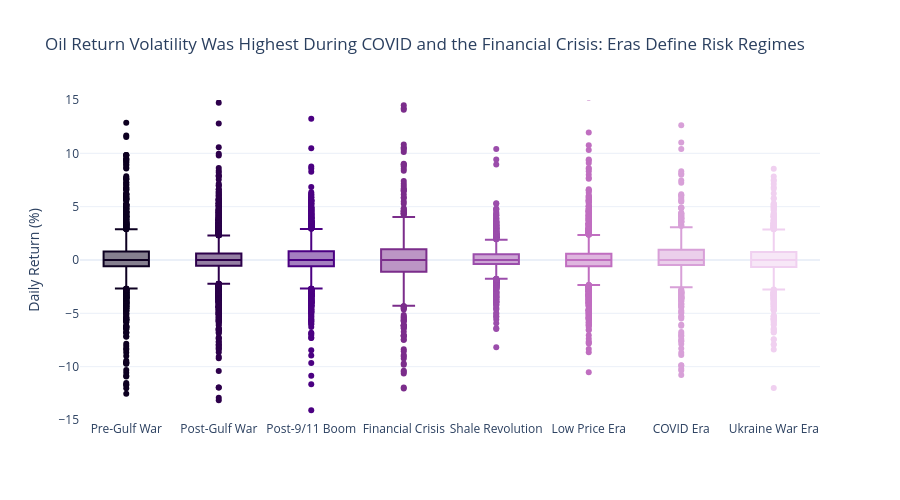

Source (notebook cell):
### Markdown cell above
The strongest correlation with WTI is Brent (0.97), which is expected as they are essentially the same market priced at different locations. Copper (0.74) and the 30-day rolling mean (0.99) also correlate strongly, the latter being mathematically derived from WTI itself. The US Dollar Index shows a meaningful negative correlation (-0.41), consistent with oil being priced in dollars. Geopolitical features show weak standalone correlations with WTI, suggesting conflict risk does not operate through a simple linear channel, which is precisely where machine learning adds value over traditional regression.

A notable finding is the strong correlation between gold and copper prices and conflict measures such as total violence events and fatalities. This is likely driven by a shared time trend rather than a direct causal relationship. Both commodity prices and global conflict have risen steadily since 2000, making them appear connected even without a direct mechanism. This is known as spurious correlation and will need to be handled carefully in the modelling phase.

The gold/WTI ratio shows a strong negative correlation with Brent (-0.57), which is largely mechanical. When oil prices are high the denominator of the ratio is large and the ratio falls, and when oil prices are low the ratio rises. This is a mathematical relationship as much as an economic one.

### Code cell
era_order = [
    'Pre-Gulf War', 'Post-Gulf War', 'Post-9/11 Boom',
    'Financial Crisis', 'Shale Revolution', 'Low Price Era',
    'COVID Era', 'Ukraine War Era'
]

purple_shades = [
    '#0d0021', '#2d004b', '#4b0082', '#7b2d8b',
    '#9b4dab', '#c06ec0', '#d8a0d8', '#f0d0f0'
]

fig = px.box(
    df.dropna(subset=['wti_daily_return']),
    x='price_era',
    y='wti_daily_return',
    category_orders={'price_era': era_order},
    title='Oil Return Volatility Was Highest During COVID and the Financial Crisis: Eras Define Risk Regimes',
    labels={'wti_daily_return': 'Daily Return (%)', 'price_era': ''},
    template='plotly_white',
    color='price_era',
    color_discrete_sequence=purple_shades,
    height=500
)

fig.update_yaxes(range=[-15, 15])
fig.update_layout(showlegend=False)
fig.show()
fig.write_image("images/07_wti_returns_by_era.png")

### Figure 1 — Plotly figure (JSON) as saved in the notebook; plotly's stock layout.template omitted (floating-point values rounded to 4 significant figures; data arrays with more than 128 entries replaced by an {"elided": "..."} marker saying what was removed)
{"data": [{"alignmentgroup": "True", "hovertemplate": "=%{x}<br>Daily Return (%)=%{y}<extra></extra>", "legendgroup": "Pre-Gulf War", "marker": {"color": "#0d0021"}, "name": "Pre-Gulf War", "notched": false, "offsetgroup": "Pre-Gulf War", "orientation": "v", "showlegend": true, "type": "box", "x": {"elided": "1841 str values"}, "x0": " ", "xaxis": "x", "y": {"elided": "1841 float values"}, "y0": " ", "yaxis": "y"}, {"alignmentgroup": "True", "hovertemplate": "=%{x}<br>Daily Return (%)=%{y}<extra></extra>", "legendgroup": "Post-Gulf War", "marker": {"color": "#2d004b"}, "name": "Post-Gulf War", "notched": false, "offsetgroup": "Post-Gulf War", "orientation": "v", "showlegend": true, "type": "box", "x": {"elided": "3890 str values"}, "x0": " ", "xaxis": "x", "y": {"elided": "3890 float values"}, "y0": " ", "yaxis": "y"}, {"alignmentgroup": "True", "hovertemplate": "=%{x}<br>Daily Return (%)=%{y}<extra></extra>", "legendgroup": "Post-9/11 Boom", "marker": {"color": "#4b0082"}, "name": "Post-9/11 Boom", "notched": false, "offsetgroup": "Post-9/11 Boom", "orientation": "v", "showlegend": true, "type": "box", "x": {"elided": "2561 str values"}, "x0": " ", "xaxis": "x", "y": {"elided": "2561 float values"}, "y0": " ", "yaxis": "y"}, {"alignmentgroup": "True", "hovertemplate": "=%{x}<br>Daily Return (%)=%{y}<extra></extra>", "legendgroup": "Financial Crisis", "marker": {"color": "#7b2d8b"}, "name": "Financial Crisis", "notched": false, "offsetgroup": "Financial Crisis", "orientation": "v", "showlegend": true, "type": "box", "x": {"elided": "473 str values"}, "x0": " ", "xaxis": "x", "y": {"elided": "473 float values"}, "y0": " ", "yaxis": "y"}, {"alignmentgroup": "True", "hovertemplate": "=%{x}<br>Daily Return (%)=%{y}<extra></extra>", "legendgroup": "Shale Revolution", "marker": {"color": "#9b4dab"}, "name": "Shale Revolution", "notched": false, "offsetgroup": "Shale Revolution", "orientation": "v", "showlegend": true, "type": "box", "x": {"elided": "1612 str values"}, "x0": " ", "xaxis": "x", "y": {"elided": "1612 float values"}, "y0": " ", "yaxis": "y"}, {"alignmentgroup": "True", "hovertemplate": "=%{x}<br>Daily Return (%)=%{y}<extra></extra>", "legendgroup": "Low Price Era", "marker": {"color": "#c06ec0"}, "name": "Low Price Era", "notched": false, "offsetgroup": "Low Price Era", "orientation": "v", "showlegend": true, "type": "box", "x": {"elided": "2040 str values"}, "x0": " ", "xaxis": "x", "y": {"elided": "2040 float values"}, "y0": " ", "yaxis": "y"}, {"alignmentgroup": "True", "hovertemplate": "=%{x}<br>Daily Return (%)=%{y}<extra></extra>", "legendgroup": "COVID Era", "marker": {"color": "#d8a0d8"}, "name": "COVID Era", "notched": false, "offsetgroup": "COVID Era", "orientation": "v", "showlegend": true, "type": "box", "x": {"elided": "785 str values"}, "x0": " ", "xaxis": "x", "y": {"elided": "785 float values"}, "y0": " ", "yaxis": "y"}, {"alignmentgroup": "True", "hovertemplate": "=%{x}<br>Daily Return (%)=%{y}<extra></extra>", "legendgroup": "Ukraine War Era", "marker": {"color": "#f0d0f0"}, "name": "Ukraine War Era", "notched": false, "offsetgroup": "Ukraine War Era", "orientation": "v", "showlegend": true, "type": "box", "x": {"elided": "1407 str values"}, "x0": " ", "xaxis": "x", "y": {"elided": "1407 float values"}, "y0": " ", "yaxis": "y"}], "layout": {"boxmode": "overlay", "height": 500, "legend": {"title": {"text": ""}, "tracegroupgap": 0}, "showlegend": false, "title": {"text": "Oil Return Volatility Was Highest During COVID and the Financial Crisis: Eras Define Risk Regimes"}, "xaxis": {"anchor": "y", "categoryarray": ["Pre-Gulf War", "Post-Gulf War", "Post-9/11 Boom", "Financial Crisis", "Shale Revolution", "Low Price Era", "COVID Era", "Ukraine War Era"], "categoryorder": "array", "domain": [0, 1], "title": {"text": ""}}, "yaxis": {"anchor": "x", "domain": [0, 1], "range": [-15, 15], "title": {"text": "Daily Return (%)"}}}}
